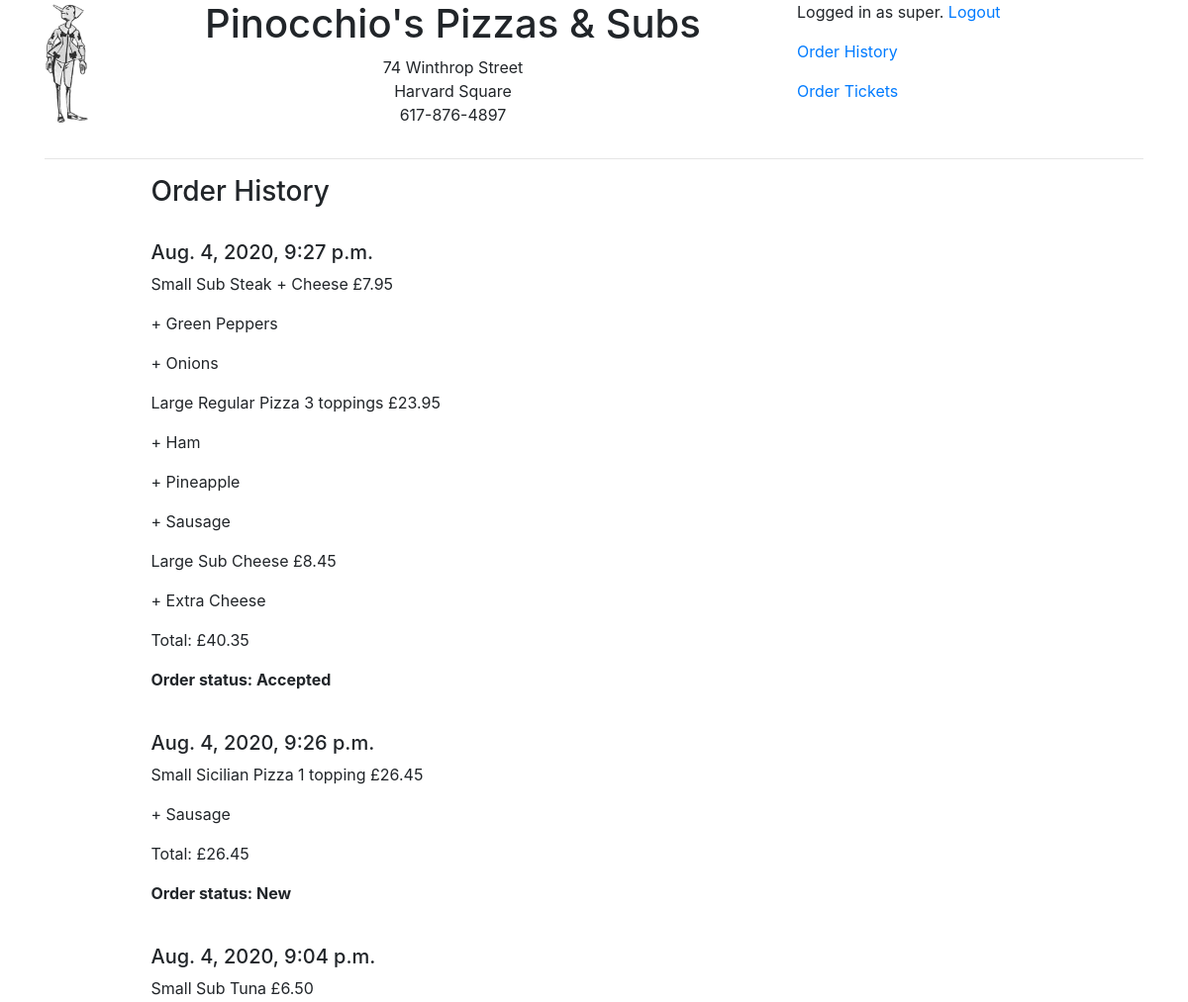
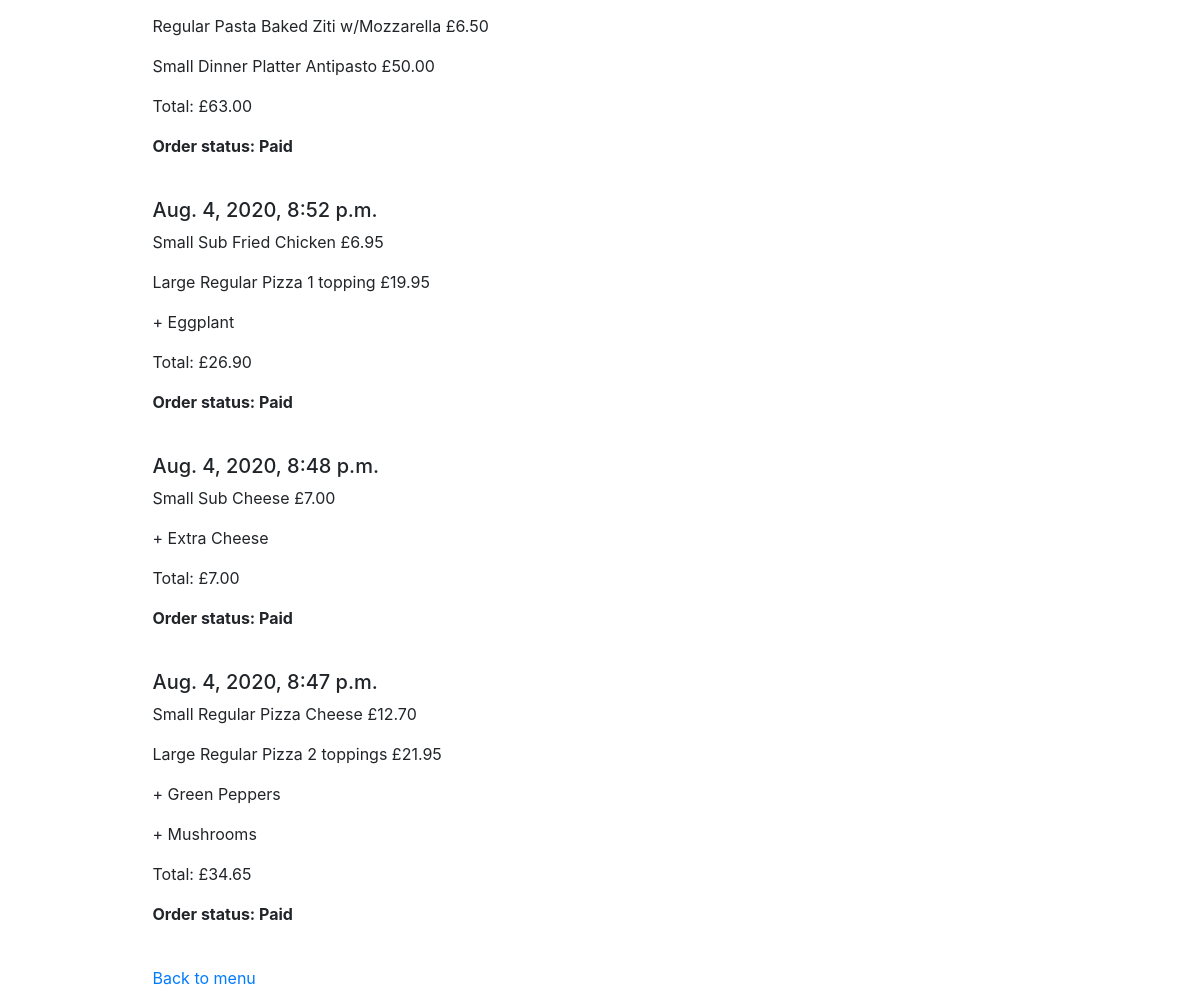
Screenshot of /orderhistory (signed in) with the database file from the repository (2 pictures, top to bottom).
### orders/models.py (models this page shows, shortened)
class Order(models.Model): # the latest order for the user represents the current Cart
    items = models.ManyToManyField(Item, blank=True, related_name="orders")
    user = models.ForeignKey(settings.AUTH_USER_MODEL,on_delete=models.CASCADE, blank=True, null=True, related_name="carts")
    status = models.ForeignKey(Status,on_delete=models.CASCADE, default=0, related_name="orders")
    datemodified = models.DateTimeField(auto_now=True)
    def calculateTotalPrice(self):
        total = 0
        for item in self.items.all():
            total += item.price
        return total
    totalPrice = property(calculateTotalPrice)
    def countItems(self):
        return self.items.count()
    itemscount = property(countItems)
    def __str__(self):
        return f"cart has {self.items.count()} items"

class Item(models.Model):
    productsizeprice = models.ForeignKey(ProductSizePrice,on_delete=models.CASCADE, related_name="items")
    toppings = models.ManyToManyField(Topping, blank=True, related_name="items")
    price = models.DecimalField(max_digits=10,decimal_places=2)

class ProductSizePrice(models.Model):
    product = models.ForeignKey(Product, on_delete=models.CASCADE, related_name="sizeprices")
    size = models.ForeignKey(Size, on_delete=models.CASCADE, related_name="prices")
    price = models.DecimalField(max_digits=10, decimal_places=2)
    class Meta:
       unique_together = ('product', 'price', "size")

class Size(models.Model):
    name = models.CharField(max_length=16)
    def __str__(self):
        return f"{self.name}"

class Product(models.Model):
    type = models.ForeignKey(ProductType, on_delete=models.CASCADE, related_name="products")
    variant = models.ForeignKey(Variant, on_delete=models.CASCADE, related_name="products")
    class Meta:
       unique_together = ('type', 'variant')
    def getPriceList(self):
        pricelist=[]
        for s in self.type.availablesizes.all():
            try:
                psp = ProductSizePrice.objects.get(product=self,size=s)
                p=psp.price
            except ObjectDoesNotExist:
                p = ""
            pricelist.append(p)
        return pricelist
    pricelist = property(getPriceList)
    def listToppingAddPrice(self):
        return ToppingAddPrice.objects.filter(product=self)
    toppingaddpricelist = property(listToppingAddPrice)

class ProductType(models.Model):
    name = models.CharField(max_length=64, primary_key=True)
    availablevariants = models.ManyToManyField(Variant, blank=True, related_name="oftypes")
    availablesizes = models.ManyToManyField(Size, blank=True, related_name="oftypes")
    def listproducts(self):
        return Product.objects.filter(type = self).order_by('variant')
    productlist = property(listproducts)

class Variant(models.Model): # fillings, right hand side of menu
    name = models.CharField(max_length=64, primary_key=True)
    includedtoppings = models.IntegerField(default=0)

class Topping(models.Model):
    name = models.CharField(max_length=64, primary_key=True)

class Status(models.Model):
    name = models.CharField(max_length=64)
    def __str__(self):
        return f"{self.name}"

### orders/views.py (the view)
# urls.py: path("orderhistory", views.orderhistory, name="orderhistory"),
def orderhistory(request):
    current_user = request.user
    if current_user.is_authenticated:
        order_history = Order.objects.filter(user=current_user, items__isnull=False).distinct().order_by('-datemodified') #, items__isnull=False
        context = {"orders": order_history}
        print(order_history)
        return render(request, "orders/orderhistory.html", context)
    else:
        message = "Please log in or register to view your order history."
        context = {"message": message}
        return render(request, "registration/login.html", context)

### orders/templates/orders/orderhistory.html
{% extends "orders/base.html" %}
{% block body %}
                  <div>
                    <p class="h3">Order History</p>
                    <br>
                    {% for cart in orders.all %}
                      <p class="h5">{{cart.datemodified}}</p>
                      {% for item in cart.items.all %}
                        <p>{{item.productsizeprice.size}} {{ item.productsizeprice.product.type.name }} {{item.productsizeprice.product.variant.name}} £{{ item.price }}</p>
                        {% if item.toppings.all|length > 0 %}
                          {% for topping in item.toppings.all %}
                            <p> + {{topping.name}} </p>
                          {% endfor %}
                        {% endif %}
                      {% endfor %}
                      <p>Total: £{{cart.totalPrice}}</p>
                      <p><b>Order status: {{ cart.status }}</b></p>
                      <br>
                    {% endfor %}
                    <p><a href="{% url 'menu'%}">Back to menu</a></p>
                  </div>
{% endblock %}

### orders/templates/orders/base.html (shortened to what this page needs)
<!DOCTYPE html>
<html>
    <head>
        <link rel="stylesheet" href="https://stackpath.bootstrapcdn.com/bootstrap/4.5.0/css/bootstrap.min.css">
    </head>
    <body>
            <div class="container">
              <div class="row">
                <div class="col-1">
                  <a href="{% url 'index' %}">
                    {% load static %}
                      <img src="{% static "orders/pinocchio_72.gif" %}" alt="pinnochio_72" style="width:45px;height:125px;">
                  </a>
                </div>
                <div class="col-7">
                  <p class="h1 text-center">Pinocchio's Pizzas & Subs</p>
                  <p class="text-center">
                    74 Winthrop Street<br>
                    Harvard Square<br>
                    617-876-4897</p>
                </div>
                <div class="col-4">
                  {% if user.is_authenticated %}
                    <p>Logged in as {{ user.username }}.
                    <a href="{% url 'logout'%}">Logout</a></p>
                  {% else %}
                    <p>You are not logged in.
                    <a href="{% url 'login' %}">Login/Register</a>
                  {% endif %}
                  <p><a href="{% url 'orderhistory'%}">Order History</a></p>
                  {% if request.user.is_staff %}
                    <p><a href="{% url 'ordertickets'%}">Order Tickets</a></p>
                  {% endif %}
                </div>
              </div>
            </div>
            <div class="container">
              <div class="row">
                <div class="col-12">
                  <hr>
                </div>
            </div>
            <div class="container">
              <div class="row">
                <div class="col-1">
                </div>
                <div class="col-7">
                  {% block body %}
                  {% endblock %}
                </div>
                <div class="col-4">
                </div>
              </div>
            </div>
        </body>
</html>

### rows the page displays
Order: datemodified "Aug. 4, 2020, 9:27 p.m.", totalPrice "40.35", status "Accepted"
Item: productsizeprice.size "Small", productsizeprice.product.type.name "Sub", productsizeprice.product.variant.name "Steak + Cheese", price "7.95"
Topping: name "Green Peppers"
Topping: name "Onions"
Item: productsizeprice.size "Large", productsizeprice.product.type.name "Regular Pizza", productsizeprice.product.variant.name "3 toppings", price "23.95"
Topping: name "Ham"
Topping: name "Pineapple"
Topping: name "Sausage"
Item: productsizeprice.size "Large", productsizeprice.product.type.name "Sub", productsizeprice.product.variant.name "Cheese", price "8.45"
Topping: name "Extra Cheese"
Order: datemodified "Aug. 4, 2020, 9:26 p.m.", totalPrice "26.45", status "New"
Item: productsizeprice.size "Small", productsizeprice.product.type.name "Sicilian Pizza", productsizeprice.product.variant.name "1 topping", price "26.45"
Order: datemodified "Aug. 4, 2020, 9:04 p.m.", totalPrice "63.00", status "Paid"
Item: productsizeprice.size "Small", productsizeprice.product.type.name "Sub", productsizeprice.product.variant.name "Tuna", price "6.50"
Item: productsizeprice.size "Regular", productsizeprice.product.type.name "Pasta", productsizeprice.product.variant.name "Baked Ziti w/Mozzarella", price "6.50"
Item: productsizeprice.size "Small", productsizeprice.product.type.name "Dinner Platter", productsizeprice.product.variant.name "Antipasto", price "50.00"
Order: datemodified "Aug. 4, 2020, 8:52 p.m.", totalPrice "26.90", status "Paid"
Item: productsizeprice.size "Small", productsizeprice.product.type.name "Sub", productsizeprice.product.variant.name "Fried Chicken", price "6.95"
Item: productsizeprice.size "Large", productsizeprice.product.type.name "Regular Pizza", productsizeprice.product.variant.name "1 topping", price "19.95"
Topping: name "Eggplant"
Order: datemodified "Aug. 4, 2020, 8:48 p.m.", totalPrice "7.00", status "Paid"
Item: productsizeprice.size "Small", productsizeprice.product.type.name "Sub", productsizeprice.product.variant.name "Cheese", price "7.00"
Order: datemodified "Aug. 4, 2020, 8:47 p.m.", totalPrice "34.65", status "Paid"
Item: productsizeprice.size "Small", productsizeprice.product.type.name "Regular Pizza", productsizeprice.product.variant.name "Cheese", price "12.70"
Item: productsizeprice.size "Large", productsizeprice.product.type.name "Regular Pizza", productsizeprice.product.variant.name "2 toppings", price "21.95"
Topping: name "Mushrooms"

### other values shown
{{ user.username }} "super"
